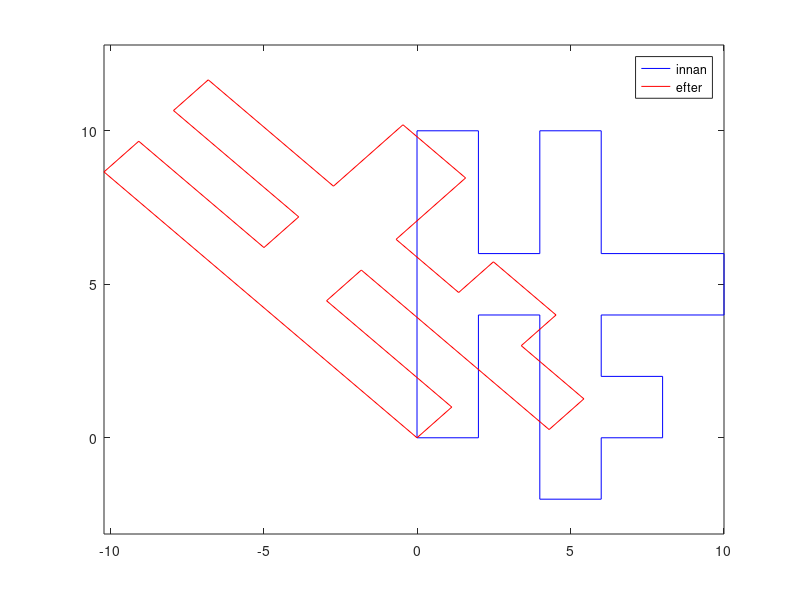

Recreate this plot in MATLAB.
%Sammansatt Avbildnig
clear
close all
%% Startmatris
startmatris=[0 2 2 4 4 6 6 8 8 6 6 10 10 6 6 4 4 2 2 0 0 ; 
             0 0 4 4 -2 -2 0 0 2 2 4 4 6 6 10 10 6 6 10 10 0 ];

xpos = startmatris(1,:);
ypos = startmatris(2,:);

%% Rotation
theta = 30; %Vinkel i grader
xr = cosd(theta)*xpos - sind(theta)*ypos ;
yr = cosd(theta)*ypos + sind(theta)*xpos ;


%% Skjuv
a = -0.6;

xs = xr + yr * a;
% ys = yr;

%% Figur som roteras och skjuvas
figure(1)
plot(xpos,ypos,'-b',xs,yr,'-r')
axis equal;
legend('innan', 'efter')
